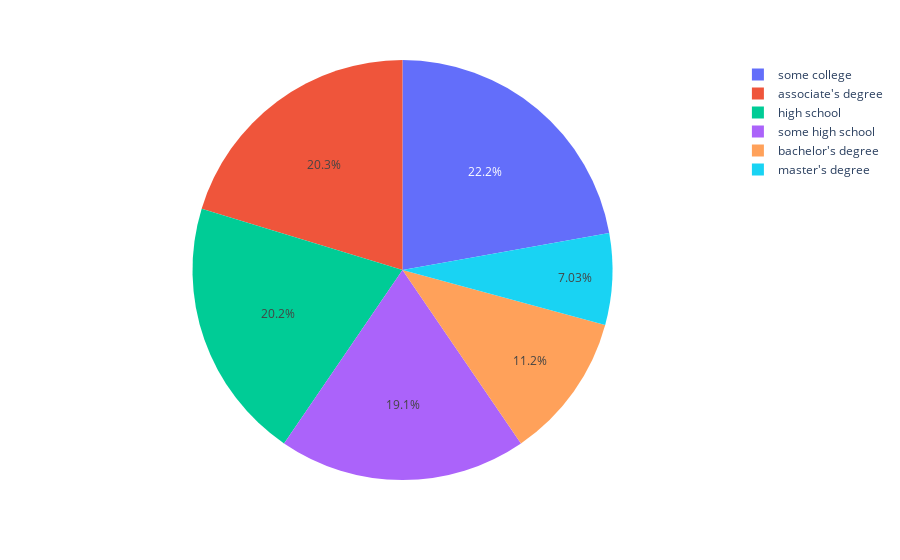

This figure's notebook cell:
### Code cell
import plotly.express as px
fig2 = px.pie(data, values = data['parental_education'].value_counts().values, names = data['parental_education'].value_counts().index)
fig2.show()

### Figure 1 — Plotly figure (JSON) as saved in the notebook; plotly's stock layout.template omitted (floating-point values rounded to 4 significant figures)
{"data": [{"domain": {"x": [0, 1], "y": [0, 1]}, "hovertemplate": "label=%{label}<br>value=%{value}<extra></extra>", "labels": ["some college", "associate's degree", "high school", "some high school", "bachelor's degree", "master's degree"], "legendgroup": "", "name": "", "showlegend": true, "type": "pie", "values": [221, 202, 201, 190, 112, 70]}], "layout": {"legend": {"tracegroupgap": 0}, "margin": {"t": 60}}}
